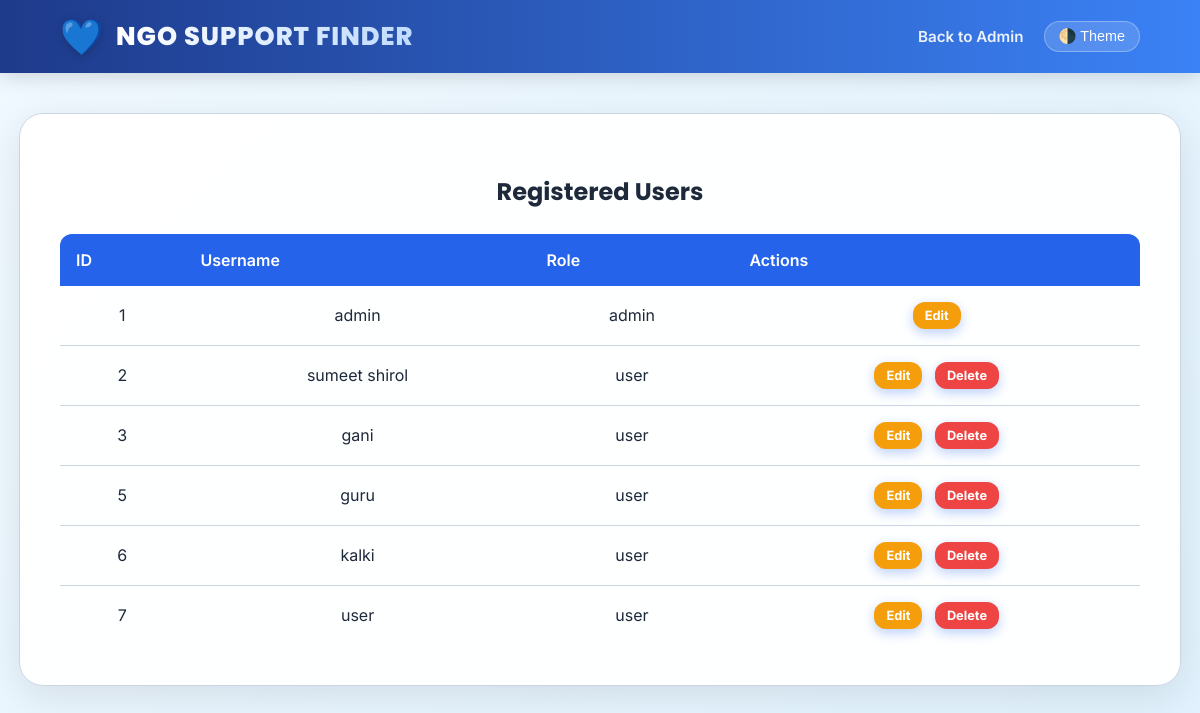
Page /manage_users (signed in) on the committed database.
### tables this page shows
CREATE TABLE users
                 (id INTEGER PRIMARY KEY AUTOINCREMENT,
                  username TEXT UNIQUE NOT NULL,
                  password TEXT NOT NULL,
                  role TEXT NOT NULL);

### app.py (the view)
@app.route('/manage_users')
def manage_users():
    if session.get('role') != 'admin':
        return redirect(url_for('index'))
    conn = get_db_connection()
    users = conn.execute("SELECT * FROM users ORDER BY id ASC").fetchall()
    conn.close()
    return render_template('manage_users.html', users=users)

### app.py (called while the page is built)
def get_db_connection():
    conn = sqlite3.connect('ngos.db')
    conn.row_factory = sqlite3.Row
    return conn

### templates/manage_users.html (shortened to what this page needs)
<!DOCTYPE html>
<html>
<head>
    <link rel="stylesheet" href="/static/style.css">
</head>
<body>
    <header class="modern-header">
        <div class="logo-container">
            <span class="logo-icon">💙</span>
            <span class="logo-text">NGO Support Finder</span>
        </div>
        <nav class="modern-nav">
            <a href="/admin" class="modern-nav-link">Back to Admin</a>
            <button onclick="toggleTheme()" class="theme-toggle-btn">🌗 Theme</button>
        </nav>
    </header>
    <div class="modern-bg">
        <div class="modern-card wide">
            <h2 style="margin-bottom:20px;">Registered Users</h2>
            <table class="modern-table">
                <tr><th>ID</th><th>Username</th><th>Role</th><th>Actions</th></tr>
                {% for user in users %}
                <tr>
                    <td>{{ user[0] }}</td>
                    <td>{{ user[1] }}</td>
                    <td>
                        <span class="{% if user[3] == 'admin' %}role-admin{% else %}role-user{% endif %}">
                            {{ user[3] }}
                        </span>
                    </td>
                    <td>
                        <a href="/edit_user/{{user[0]}}" class="modern-btn" style="padding:6px 12px; font-size:0.8em; background:var(--accent);">Edit</a>
                        {% if user[3] != 'admin' %}
                        <a href="/delete_user/{{user[0]}}" class="modern-btn" style="padding:6px 12px; font-size:0.8em; background:#ef4444; margin-left:8px;" onclick="return confirm('Delete this user?');">Delete</a>
                        {% endif %}
                    </td>
                </tr>
                {% endfor %}
            </table>
        </div>
    </div>
</body>
</html>

### static/style.css (style rules this page uses)
:root { --primary: #2563eb; --secondary: #0ea5e9; --accent: #f59e0b; --bg-light: linear-gradient(135deg, #f0f9ff 0%, #e0f2fe 100%); --card-bg: rgba(255, 255, 255, 0.95); --text-main: #1e293b; --text-muted: #64748b; --header-bg: linear-gradient(90deg, #1e3a8a 0%, #3b82f6 100%); --header-text: #ffffff; --border-color: #cbd5e1; }
body, html { font-family: 'Inter', sans-serif; margin: 0; padding: 0; color: var(--text-main); transition: background 0.3s, color 0.3s; }
.modern-header { background: var(--header-bg); color: var(--header-text); padding: 15px 5%; display: flex; justify-content: space-between; align-items: center; box-shadow: 0 4px 20px rgba(0,0,0,0.15); position: sticky; top: 0; z-index: 100; }
.logo-container { display: flex; align-items: center; gap: 12px; }
.logo-icon { font-size: 2.2rem; filter: drop-shadow(0 2px 4px rgba(0,0,0,0.2)); }
.logo-text { font-family: 'Poppins', sans-serif; font-weight: 800; font-size: 1.6rem; text-transform: uppercase; letter-spacing: 1px; background: linear-gradient(to right, #fff, #bfdbfe); -webkit-background-clip: text; background-clip: text; -webkit-text-fill-color: transparent; }
.modern-nav { display: flex; align-items: center; gap: 20px; }
.modern-nav-link { color: rgba(255,255,255,0.9); text-decoration: none; font-weight: 600; font-size: 0.95rem; transition: color 0.2s; }
.theme-toggle-btn { background: rgba(255,255,255,0.15); border: 1px solid rgba(255,255,255,0.3); color: #fff; padding: 6px 14px; border-radius: 20px; cursor: pointer; font-size: 0.9rem; transition: all 0.2s; }
.modern-bg { min-height: calc(100vh - 80px); background: var(--bg-light); display: flex; align-items: flex-start; justify-content: center; padding-top: 40px; padding-bottom: 40px; }
.modern-card { background: var(--card-bg); border-radius: 24px; padding: 40px; width: 90%; max-width: 450px; box-shadow: 0 10px 40px rgba(0,0,0,0.1); border: 1px solid var(--border-color); backdrop-filter: blur(10px); text-align: center; transition: background 0.3s; }
.modern-card.wide { max-width: 1100px; }
h2, h3 { color: var(--text-main); font-family: 'Poppins', sans-serif; }
.modern-btn { background: linear-gradient(135deg, var(--primary) 0%, #1d4ed8 100%); color: #fff; border: none; padding: 14px 28px; border-radius: 12px; cursor: pointer; font-weight: 700; text-decoration: none; display: inline-block; box-shadow: 0 4px 12px rgba(37, 99, 235, 0.3); transition: transform 0.2s, box-shadow 0.2s; }
.modern-table { width: 100%; border-collapse: separate; border-spacing: 0; margin-top: 25px; }
.modern-table th { background: var(--primary); color: #fff; padding: 16px; text-align: left; font-weight: 600; }
.modern-table th:first-child { border-top-left-radius: 12px; }
.modern-table th:last-child { border-top-right-radius: 12px; }
.modern-table td { padding: 16px; border-bottom: 1px solid var(--border-color); color: var(--text-main); vertical-align: middle; }
.modern-table tr:last-child td { border-bottom: none; }

### rows in the picture
users: id "1", username "admin", role "admin"
users: id "2", username "sumeet shirol", role "user"
users: id "3", username "gani", role "user"
users: id "5", username "guru", role "user"
users: id "6", username "kalki", role "user"
users: id "7", username "user", role "user"
